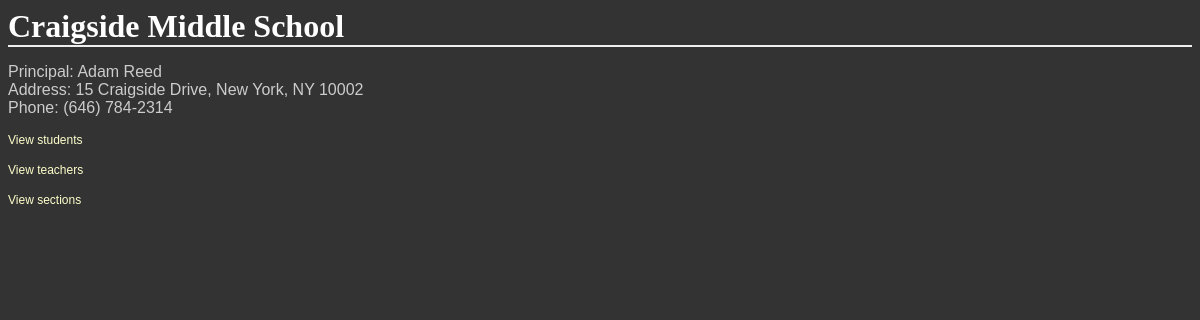
The page /districts/1/schools/2/ on the database its author committed.
### database_setup.py (models this page shows, shortened)
class School(Base):
    __tablename__ = 'school'
    id = Column(Integer, primary_key=True)
    name = Column(String(80), nullable=False)
    principal = Column(String(250))
    address = Column(String(50))
    city = Column(String(50))
    state = Column(String(50))
    zip = Column(String(50))
    phone = Column(String(50))
    district_id = Column(Integer, ForeignKey('district.id'))
    district = relationship(District)

### schools.py (the view)
@app.route('/districts/<int:district_id>/schools/<int:school_id>/')
def showSchool(district_id, school_id):
    school = session.query(School).filter_by(id=school_id).one()
    students = session.query(Student).filter_by(school_id=school_id).all()
    teachers = session.query(Teacher).filter_by(school_id=school_id).all()
    sections = session.query(Section).filter_by(school_id=school_id).all()
    return render_template('school.html', district_id=district_id, school=school, students=students, teachers=teachers, sections=sections)

### templates/school.html
<html>
<head>
	<link rel=stylesheet type=text/css href="{{ url_for('static', filename='styles.css') }}">
</head>
<body>
<h1>{{school.name}}</h1>
<p>Principal: {{school.principal}}<br>
Address: {{school.address}}, {{school.city}}, {{school.state}} {{school.zip}}<br>
Phone: {{school.phone}}</p>
<p><a href='{{url_for('showAllStudents', district_id=district_id, school_id=school.id)}}'>View students</a></p>
<p><a href='{{url_for('showAllTeachers', district_id=district_id, school_id=school.id)}}'>View teachers</a></p>
<p><a href='{{url_for('showAllSections', district_id=district_id, school_id=school.id)}}'>View sections</a></p>
</body>
</html>

### static/styles.css (style rules this page uses)
body { font-family: sans-serif; background-image: url('img3.jpg'); background-color: #333333 }
h1, h2, h3, h4 { color: #FFFFFF; }
h1, h2 { font-family: 'Georgia', serif; margin: 0; }
h1 { border-bottom: 2px solid #eee; }
p, dd, dt { color: #CCCCCC; }
a { text-decoration: none; color:#FFFFCC; font-size: .75em; }

### rows shown on the page
School: name "Craigside Middle School", principal "Adam Reed", address "15 Craigside Drive", city "New York", state "NY", zip "10002", phone "(646) 784-2314"
